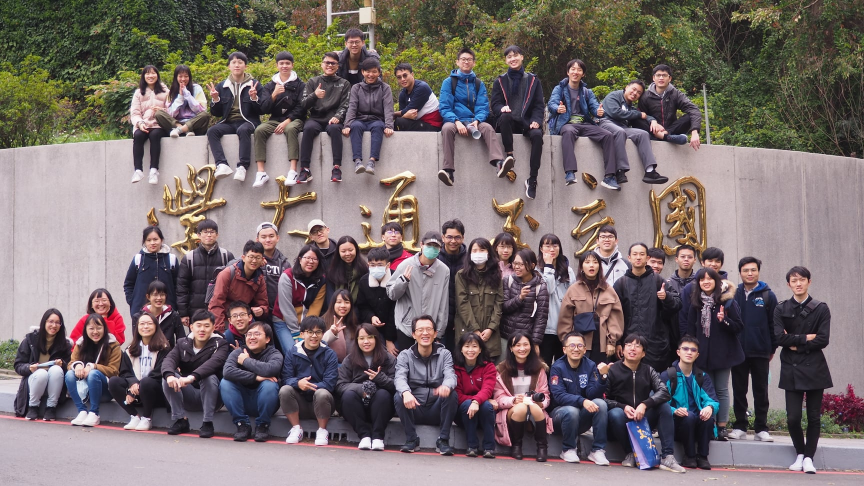
#> input picture Object detection/faces_2.jpg, 1728 x 972 px (shown at 1/2 size)
$ python lab4-2.py
#> lines starting #> are read from the running program, lines starting #| are printed output that depends on the picture; after the words box and inside, x2 and y2 are one past the last pixel; in counts of white or black regions, pixels touching at a corner belong together
import cv2

if __name__ == '__main__':
    face_cascade = cv2.CascadeClassifier(
        './cascades/haarcascade_frontalface_default.xml')

    img = cv2.imread('faces_2.jpg')
#> img is the input picture: shape (972, 1728, 3); mean B, G, R 107.5, 107.2, 118.8
    img = cv2.resize(img, dsize=None, fx=0.8, fy=0.8)
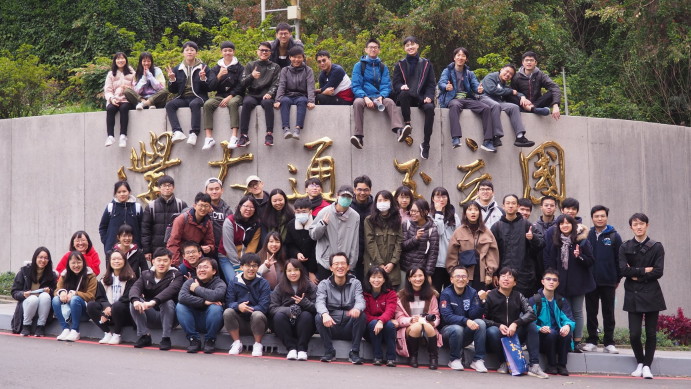
#> img: shape (778, 1382, 3) (shown at 1/2 size); mean B, G, R 107.4, 107.1, 118.7
    gray = cv2.cvtColor(img, cv2.COLOR_BGR2GRAY)
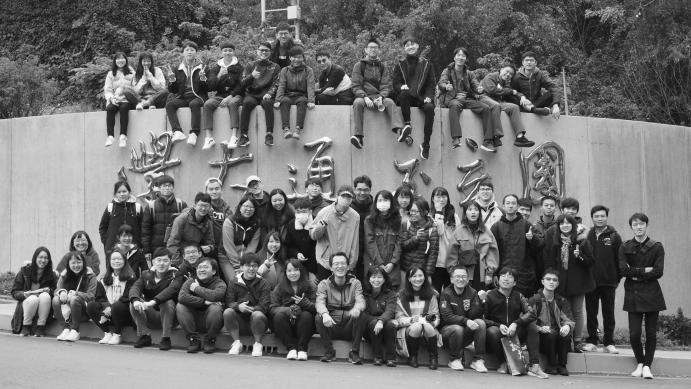
#> gray: shape (778, 1382) (shown at 1/2 size); min 4, max 255, mean 110.6
    faces = face_cascade.detectMultiScale(gray, 1.2, 3)
#> faces = 38 rows, first 6: [554, 58, 27, 27], [805, 77, 32, 32], [734, 86, 26, 26], [366, 90, 28, 28], [443, 92, 26, 26], [579, 103, 29, 29]
    for (x, y, w, h) in faces:
        if w > 40:
            continue
        img = cv2.rectangle(img, (x, y), (x + w, y + h), (0, 255, 0), 2)
#> this loop made 38 passes
#> (x, y, w, h) on passes 1 to 12: (554, 58, 27, 27), (805, 77, 32, 32), (734, 86, 26, 26), (366, 90, 28, 28), (443, 92, 26, 26), (579, 103, 29, 29), (1044, 110, 29, 29), (280, 112, 26, 26), (628, 110, 32, 32), (229, 371, 32, 32), (795, 385, 29, 29), (1006, 394, 32, 32)
#> pass 3, `img = cv2.rectangle(img, (x, y), (x + w, y + h), (0, 255, 0), 2)`:
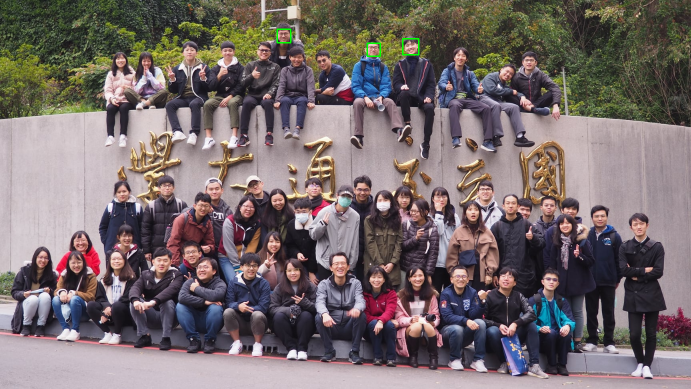
#> img: shape (778, 1382, 3) (shown at 1/2 size); mean B, G, R 107.3, 107.2, 118.6
#> after the loop:
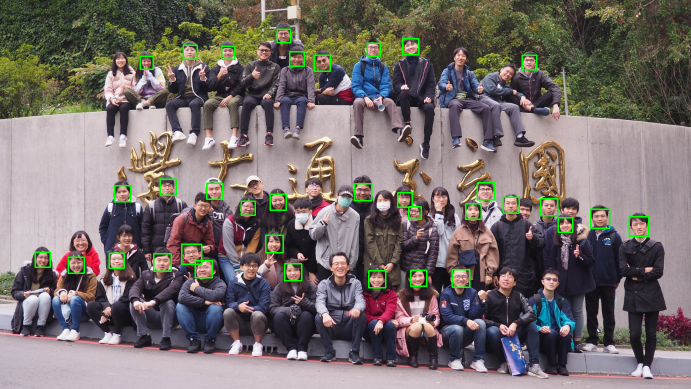
#> img: shape (778, 1382, 3) (shown at 1/2 size); 1.12% of pixels changed, all inside (x1, y1, x2, y2) = (69, 89, 1299, 577)

    cv2.imshow('lab4-2', img)

    cv2.waitKey()
    cv2.destroyAllWindows()
